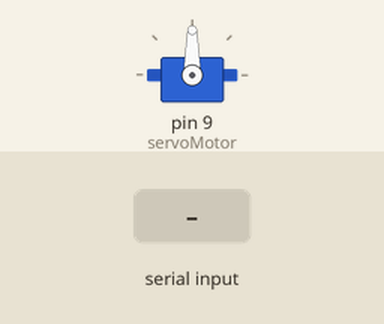
This sketch was run on a simulated Arduino Uno, built with avr-gcc and run on an emulated ATmega328P. Parts: servo. The test bench sets the inputs (shaded band).

Above: at 1.2 s.
1.3 s: "30,150\n" received over Serial
At 1.6 s:
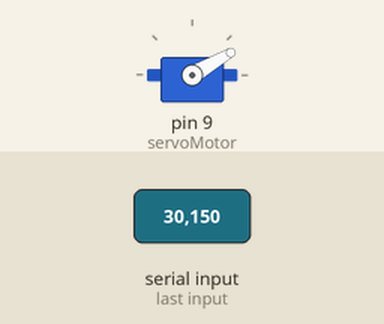
2.8 s: "5\n" received over Serial
At 3.7 s:
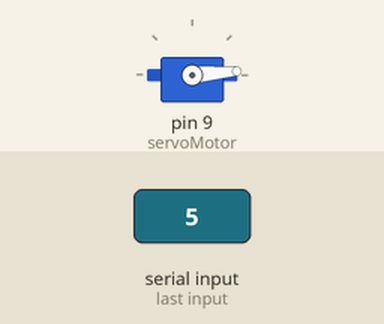
4.3 s: "200\n" received over Serial
At 4.9 s:
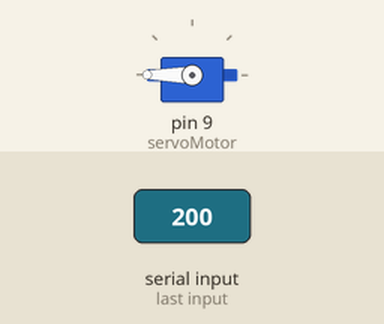
5.8 s: "90,45\n" received over Serial
At 6.1 s:
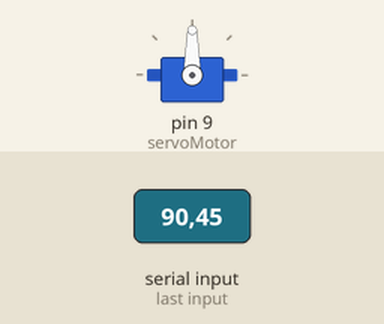
Timing chart, 0 to 8.3 s (numbered marks = the images above; inputs shaded):
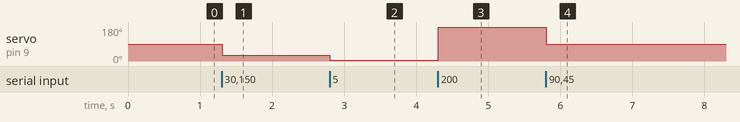

Measured:
- after the input at 1.3 s, servo on pin 9 (servoMotor): 90° → 30° at once
- after the input at 2.8 s, servo on pin 9 (servoMotor): 30° → 5° at once
- after the input at 4.3 s, servo on pin 9 (servoMotor): 5° → 180° at once
- after the input at 5.8 s, servo on pin 9 (servoMotor): 180° → 90° at once

The sketch:

arduino_communication.ino
```cpp
#include <Servo.h>

Servo servoMotor;

void setup() {
  Serial.begin(9600);
  servoMotor.attach(9);  // Attach the servo to pin 9
}

void loop() {
  if (Serial.available() > 0) {
    String angle = Serial.readStringUntil('\n');
    // angle = constrain(angle, 0, 180);  // Limit the angle between 0 and 180
    servoMotor.write(angle.toInt());
  }
}
```
